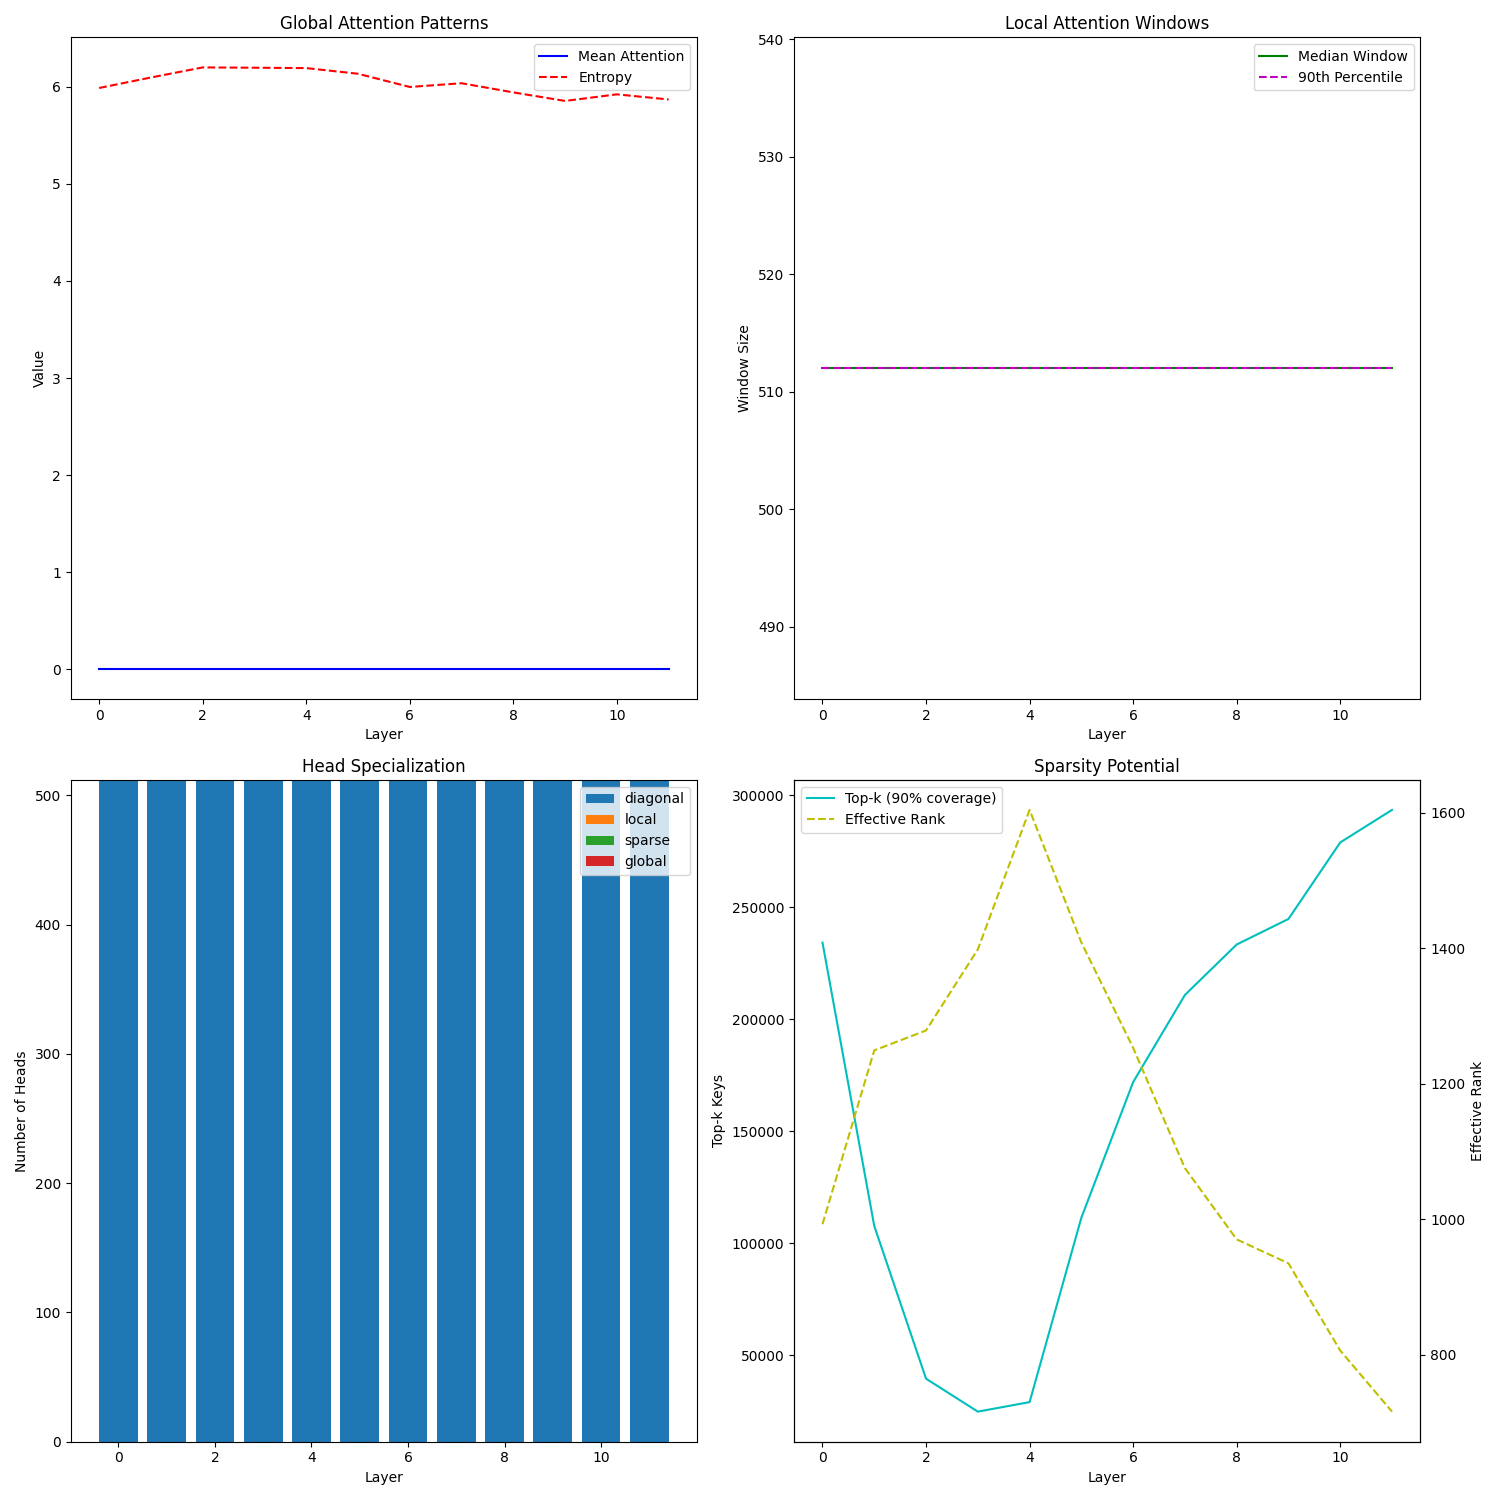

This chart was generated by the following Python code:
import torch
import torch.nn as nn
import torch.nn.functional as F
import matplotlib.pyplot as plt
import seaborn as sns
import numpy as np
from typing import Optional, Tuple
import math
import time
from stable_char_transformer import EnhancedCharTransformer, ByteTokenizer
import os

class AttentionPatternAnalyzer:
    """
    Analyzes attention patterns in transformer models to inform sparse attention design
    """
    def __init__(self, model):
        self.model = model
        self.attention_maps = []
        self.register_hooks()
        
    def register_hooks(self):
        """Register forward hooks to capture attention patterns"""
        def attention_hook(module, input, output):
            # Extract attention weights from output
            # Shape: [batch_size, num_heads, seq_len, seq_len]
            attn_weights = output[1] if isinstance(output, tuple) else output
            self.attention_maps.append(attn_weights.detach().cpu())
            
        # Register hooks for each attention layer
        for name, module in self.model.named_modules():
            if isinstance(module, nn.MultiheadAttention):
                module.register_forward_hook(attention_hook)
                
    def analyze_sequence(self, input_seq, tokenizer):
        """
        Analyze attention patterns for a given input sequence
        
        Args:
            input_seq: Input sequence to analyze
            tokenizer: Tokenizer for decoding positions
            
        Returns:
            Dictionary containing analysis results
        """
        self.attention_maps = []
        self.model.eval()
        
        with torch.no_grad():
            # Forward pass to collect attention maps
            _ = self.model(input_seq)
        
        results = {
            'global_patterns': self.analyze_global_patterns(),
            'local_patterns': self.analyze_local_patterns(),
            'head_specialization': self.analyze_head_specialization(),
            'sparsity_potential': self.calculate_sparsity_potential()
        }
        
        return results
    
    def analyze_global_patterns(self):
        """Analyze global attention patterns across all layers"""
        global_patterns = {}
        
        for layer_idx, attn_map in enumerate(self.attention_maps):
            # Average across batch and heads
            avg_attention = attn_map.mean(dim=(0, 1))
            
            # Calculate various metrics
            global_patterns[f'layer_{layer_idx}'] = {
                'mean_attention': avg_attention.mean().item(),
                'attention_entropy': self._calculate_entropy(avg_attention),
                'attention_sparsity': self._calculate_sparsity(avg_attention),
                'diagonal_bias': self._calculate_diagonal_bias(avg_attention)
            }
            
        return global_patterns
    
    def analyze_local_patterns(self):
        """Analyze local attention patterns and window sizes"""
        local_patterns = {}
        
        for layer_idx, attn_map in enumerate(self.attention_maps):
            avg_attention = attn_map.mean(dim=(0, 1))
            
            # Analyze effective window sizes
            window_sizes = self._find_effective_windows(avg_attention)
            local_patterns[f'layer_{layer_idx}'] = {
                'median_window': window_sizes['median'],
                'percentile_90_window': window_sizes['90th_percentile'],
                'local_concentration': self._calculate_local_concentration(avg_attention)
            }
            
        return local_patterns
    
    def analyze_head_specialization(self):
        """Analyze how different attention heads specialize"""
        head_specialization = {}
        
        for layer_idx, attn_map in enumerate(self.attention_maps):
            num_heads = attn_map.size(1)
            head_metrics = []
            
            for head_idx in range(num_heads):
                head_attention = attn_map[:, head_idx]
                head_metrics.append({
                    'sparsity': self._calculate_sparsity(head_attention.mean(0)),
                    'pattern_type': self._classify_attention_pattern(head_attention)
                })
            
            head_specialization[f'layer_{layer_idx}'] = head_metrics
            
        return head_specialization
    
    def calculate_sparsity_potential(self):
        """Calculate potential for sparsification based on attention patterns"""
        sparsity_metrics = {}
        
        for layer_idx, attn_map in enumerate(self.attention_maps):
            # Calculate attention weight distribution
            flattened_weights = attn_map.reshape(-1).numpy()
            
            # Calculate various sparsity metrics
            sparsity_metrics[f'layer_{layer_idx}'] = {
                'top_k_90': self._find_minimal_attention_keys(flattened_weights, 0.9),
                'effective_rank': self._calculate_effective_rank(attn_map),
                'compressibility': self._estimate_compressibility(attn_map)
            }
            
        return sparsity_metrics
    
    @staticmethod
    def _calculate_entropy(attention_weights):
        """Calculate entropy of attention distribution"""
        # Add small epsilon to avoid log(0)
        eps = 1e-10
        normalized_weights = attention_weights + eps
        normalized_weights = normalized_weights / normalized_weights.sum()
        return -(normalized_weights * torch.log(normalized_weights)).sum().item()
    
    @staticmethod
    def _calculate_sparsity(attention_weights):
        """Calculate sparsity of attention weights"""
        threshold = 0.01  # Consider weights below this threshold as effectively zero
        return (attention_weights < threshold).float().mean().item()
    
    @staticmethod
    def _calculate_diagonal_bias(attention_weights):
        """Calculate bias towards diagonal attention"""
        seq_len = attention_weights.size(0)
        diagonal_mask = torch.eye(seq_len)
        return (attention_weights * diagonal_mask).sum().item() / attention_weights.sum().item()
    
    @staticmethod
    def _find_effective_windows(attention_weights):
        """Find effective attention window sizes"""
        seq_len = attention_weights.size(0)
        cumsum_weights = []
        
        for i in range(seq_len):
            # Calculate cumulative attention around each position
            center = attention_weights[i]
            distances = torch.arange(seq_len).float()
            sorted_weights, _ = torch.sort(center, descending=True)
            cumsum = torch.cumsum(sorted_weights, 0)
            
            # Find window sizes for different thresholds
            # Handle case where cumsum doesn't reach threshold
            threshold_indices = torch.where(cumsum >= 0.9)[0]
            if len(threshold_indices) > 0:
                window_90 = threshold_indices[0].item() + 1
            else:
                # If threshold is never reached, use full sequence length
                window_90 = seq_len
            
            cumsum_weights.append(window_90)
            
        if not cumsum_weights:  # If no valid windows found
            return {
                'median': seq_len,
                '90th_percentile': seq_len
            }
            
        return {
            'median': float(np.median(cumsum_weights)),
            '90th_percentile': float(np.percentile(cumsum_weights, 90))
        }
    
    @staticmethod
    def _calculate_local_concentration(attention_weights):
        """Calculate how much attention is concentrated locally"""
        seq_len = attention_weights.size(0)
        local_window = min(50, seq_len // 4)  # Define local window size
        
        local_attention = 0
        for i in range(seq_len):
            start_idx = max(0, i - local_window)
            end_idx = min(seq_len, i + local_window + 1)
            # Handle 1D tensor correctly
            local_attention += attention_weights[start_idx:end_idx].sum().item()
            
        return local_attention / attention_weights.sum().item()
    
    @staticmethod
    def _classify_attention_pattern(attention_weights):
        """Classify attention pattern type"""
        # Average across batch dimension
        avg_attention = attention_weights.mean(0)
        
        # Calculate various pattern metrics
        diagonal_strength = AttentionPatternAnalyzer._calculate_diagonal_bias(avg_attention)
        local_strength = AttentionPatternAnalyzer._calculate_local_concentration(avg_attention)
        sparsity = AttentionPatternAnalyzer._calculate_sparsity(avg_attention)
        
        # Classify based on metrics
        if diagonal_strength > 0.5:
            return 'diagonal'
        elif local_strength > 0.7:
            return 'local'
        elif sparsity > 0.8:
            return 'sparse'
        else:
            return 'global'
    
    @staticmethod
    def _find_minimal_attention_keys(weights, coverage_threshold):
        """Find minimum number of attention keys needed for desired coverage"""
        sorted_weights = np.sort(weights)[::-1]
        cumsum = np.cumsum(sorted_weights)
        total_sum = cumsum[-1]
        
        # Find index where cumulative sum reaches threshold
        idx = np.searchsorted(cumsum, coverage_threshold * total_sum)
        return idx + 1
    
    @staticmethod
    def _calculate_effective_rank(attention_weights):
        """Calculate effective rank of attention matrix"""
        # Ensure matrix is 2D
        if attention_weights.dim() == 4:  # [batch, heads, seq, seq]
            matrix = attention_weights.mean(dim=(0, 1))  # Average over batch and heads
        elif attention_weights.dim() == 1:  # [seq]
            seq_len = attention_weights.size(0)
            matrix = attention_weights.view(seq_len, 1)  # Reshape to [seq, 1]
        else:
            matrix = attention_weights
            
        # Add small epsilon to ensure numerical stability
        matrix = matrix + 1e-8
        
        # Calculate SVD
        try:
            U, S, V = torch.svd(matrix)
            
            # Calculate normalized singular values
            normalized_singular_values = S / S.sum()
            
            # Calculate effective rank
            return torch.exp(-torch.sum(normalized_singular_values * torch.log(normalized_singular_values + 1e-10))).item()
        except RuntimeError:
            # Fallback if SVD fails
            return 1.0  # Return minimum rank as fallback
    
    @staticmethod
    def _estimate_compressibility(attention_weights):
        """Estimate compressibility of attention patterns"""
        # Ensure matrix is 2D
        if attention_weights.dim() == 4:  # [batch, heads, seq, seq]
            matrix = attention_weights.mean(dim=(0, 1))  # Average over batch and heads
        elif attention_weights.dim() == 1:  # [seq]
            seq_len = attention_weights.size(0)
            matrix = attention_weights.view(seq_len, 1)  # Reshape to [seq, 1]
        else:
            matrix = attention_weights
            
        # Add small epsilon to ensure numerical stability
        matrix = matrix + 1e-8
        
        try:
            # Use ratio of top-k singular values as proxy for compressibility
            U, S, V = torch.svd(matrix)
            
            top_k = min(10, len(S))
            return (S[:top_k].sum() / S.sum()).item()
        except RuntimeError:
            # Fallback if SVD fails
            return 0.0  # Return minimum compressibility as fallback

class CustomSparseAttention(nn.Module):
    """
    Optimized sparse attention mechanism with adaptive patterns and efficient computation
    """
    def __init__(self, embed_dim, num_heads, dropout=0.0, bias=True, 
                 local_window_size=50, num_global_tokens=10, sparsity_threshold=0.01):
        super(CustomSparseAttention, self).__init__()
        self.embed_dim = embed_dim
        self.num_heads = num_heads
        self.dropout = dropout
        self.head_dim = embed_dim // num_heads
        assert self.head_dim * num_heads == self.embed_dim, "embed_dim must be divisible by num_heads"
        
        # Initialize projections with careful scaling
        self.q_proj = nn.Linear(embed_dim, embed_dim, bias=bias)
        self.k_proj = nn.Linear(embed_dim, embed_dim, bias=bias)
        self.v_proj = nn.Linear(embed_dim, embed_dim, bias=bias)
        self.out_proj = nn.Linear(embed_dim, embed_dim, bias=bias)
        
        # Better initialization for stable training
        for proj in [self.q_proj, self.k_proj, self.v_proj, self.out_proj]:
            nn.init.xavier_uniform_(proj.weight, gain=1/math.sqrt(2))
            if bias:
                nn.init.zeros_(proj.bias)
        
        # Adaptive sparse attention parameters
        self.local_window_size = local_window_size
        self.num_global_tokens = num_global_tokens
        self.sparsity_threshold = sparsity_threshold
        
        # Learnable temperature with better initialization
        self.temperature = nn.Parameter(torch.ones(1) * math.sqrt(self.head_dim))
        
        # Cache for efficient computation
        self._mask_cache = {}
        
    def _create_sparse_mask(self, tgt_len: int, src_len: int, device: torch.device) -> torch.Tensor:
        """
        Create optimized sparse attention mask with efficient caching
        """
        cache_key = f"{tgt_len}_{src_len}"
        if cache_key in self._mask_cache:
            return self._mask_cache[cache_key].to(device)
            
        # Initialize mask efficiently
        mask = torch.zeros(tgt_len, src_len, dtype=torch.bool, device=device)
        
        # Compute adaptive window size based on sequence length
        adaptive_window = min(self.local_window_size, max(16, min(tgt_len, src_len) // 8))
        window_overlap = max(8, adaptive_window // 4)
        
        # Create local windows efficiently using broadcasting
        positions = torch.arange(tgt_len, device=device).unsqueeze(1)
        attend_to = torch.arange(src_len, device=device).unsqueeze(0)
        local_mask = (positions - attend_to).abs() <= adaptive_window // 2
        mask |= local_mask
        
        # Add strided windows efficiently
        if window_overlap > 0:
            stride_positions = torch.arange(0, tgt_len, adaptive_window - window_overlap, device=device)
            for pos in stride_positions:
                end_pos = min(pos + adaptive_window, tgt_len)
                if end_pos - pos > 1:
                    mask[pos:end_pos, max(0, pos-window_overlap):min(src_len, end_pos+window_overlap)] = True
        
        # Add global tokens using efficient tensor operations
        if self.num_global_tokens > 0 and src_len > self.num_global_tokens + 2:
            num_tokens = min(self.num_global_tokens, src_len // 4)
            if num_tokens > 0:
                # Use strided attention for global tokens
                stride = max(1, src_len // (num_tokens + 1))
                global_idx = torch.arange(stride, src_len-stride, stride, device=device)
                global_idx = global_idx[:num_tokens]
                if len(global_idx) > 0:
                    mask[:, global_idx] = True
        
        # Add diagonal attention efficiently
        diag_mask = torch.eye(tgt_len, src_len, dtype=torch.bool, device=device)
        mask |= diag_mask
        
        # Add neighbor attention efficiently
        if tgt_len > 1 and src_len > 1:
            neighbor_mask = torch.zeros_like(mask)
            neighbor_mask[:-1, 1:] = torch.eye(tgt_len-1, src_len-1, dtype=torch.bool, device=device)
            neighbor_mask[1:, :-1] = torch.eye(tgt_len-1, src_len-1, dtype=torch.bool, device=device)
            mask |= neighbor_mask
        
        # Cache the mask on CPU to save GPU memory
        self._mask_cache[cache_key] = mask.cpu()
        
        return mask
        
    def forward(self, query, key, value, key_padding_mask=None, need_weights=True, attn_mask=None):
        batch_size, tgt_len, embed_dim = query.size()
        src_len = key.size(1)
        
        scaling = float(self.head_dim) ** -0.5
        
        # Fused QKV projection for efficiency
        q = self.q_proj(query)
        k = self.k_proj(key)
        v = self.v_proj(value)
        
        # Efficient reshape and transpose
        q = q.view(batch_size, tgt_len, self.num_heads, self.head_dim).transpose(1, 2) * scaling
        k = k.view(batch_size, src_len, self.num_heads, self.head_dim).transpose(1, 2)
        v = v.view(batch_size, src_len, self.num_heads, self.head_dim).transpose(1, 2)
        
        # Compute attention scores with adaptive temperature
        attn_weights = torch.matmul(q, k.transpose(-2, -1))
        attn_weights = attn_weights * torch.sigmoid(self.temperature)
        
        # Apply sparse attention pattern
        sparse_mask = self._create_sparse_mask(tgt_len, src_len, query.device)
        attn_weights = attn_weights.masked_fill(~sparse_mask.unsqueeze(0).unsqueeze(0), float('-inf'))
        
        # Handle attention masks
        if attn_mask is not None:
            if attn_mask.dtype == torch.bool:
                attn_weights = attn_weights.masked_fill(~attn_mask.unsqueeze(0).unsqueeze(0), float('-inf'))
            else:
                attn_weights = attn_weights + attn_mask.unsqueeze(0).unsqueeze(0)
                
        if key_padding_mask is not None:
            attn_weights = attn_weights.masked_fill(key_padding_mask.unsqueeze(1).unsqueeze(2), float('-inf'))
        
        # Efficient softmax with improved numerical stability
        attn_weights = attn_weights - attn_weights.max(dim=-1, keepdim=True)[0].detach()
        attn_weights = F.softmax(attn_weights, dim=-1)
        
        # Adaptive dropout based on sparsity
        if self.training and self.dropout > 0:
            sparsity = (~sparse_mask).float().mean().item()
            effective_dropout = self.dropout * (1.0 - sparsity)
            attn_weights = F.dropout(attn_weights, p=effective_dropout, training=True)
        
        # Compute output efficiently
        output = torch.matmul(attn_weights, v)
        output = output.transpose(1, 2).reshape(batch_size, tgt_len, embed_dim)
        output = self.out_proj(output)
        
        if need_weights:
            return output, attn_weights
        else:
            return output, None

def visualize_attention_patterns(analyzer_results, save_path='attention_analysis.png'):
    """
    Visualize attention pattern analysis results
    """
    num_layers = len(analyzer_results['global_patterns'])
    fig, axes = plt.subplots(2, 2, figsize=(15, 15))
    
    # Plot 1: Global attention patterns across layers
    ax = axes[0, 0]
    layers = list(range(num_layers))
    mean_attention = [analyzer_results['global_patterns'][f'layer_{i}']['mean_attention'] for i in layers]
    entropy = [analyzer_results['global_patterns'][f'layer_{i}']['attention_entropy'] for i in layers]
    
    ax.plot(layers, mean_attention, 'b-', label='Mean Attention')
    ax.plot(layers, entropy, 'r--', label='Entropy')
    ax.set_title('Global Attention Patterns')
    ax.set_xlabel('Layer')
    ax.set_ylabel('Value')
    ax.legend()
    
    # Plot 2: Local attention windows
    ax = axes[0, 1]
    median_windows = [analyzer_results['local_patterns'][f'layer_{i}']['median_window'] for i in layers]
    percentile_90 = [analyzer_results['local_patterns'][f'layer_{i}']['percentile_90_window'] for i in layers]
    
    ax.plot(layers, median_windows, 'g-', label='Median Window')
    ax.plot(layers, percentile_90, 'm--', label='90th Percentile')
    ax.set_title('Local Attention Windows')
    ax.set_xlabel('Layer')
    ax.set_ylabel('Window Size')
    ax.legend()
    
    # Plot 3: Head specialization
    ax = axes[1, 0]
    pattern_types = ['diagonal', 'local', 'sparse', 'global']
    pattern_counts = {pattern: [] for pattern in pattern_types}
    
    for layer in range(num_layers):
        layer_patterns = analyzer_results['head_specialization'][f'layer_{layer}']
        counts = {pattern: sum(1 for head in layer_patterns if head['pattern_type'] == pattern)
                 for pattern in pattern_types}
        for pattern in pattern_types:
            pattern_counts[pattern].append(counts[pattern])
    
    bottom = np.zeros(num_layers)
    for pattern in pattern_types:
        ax.bar(layers, pattern_counts[pattern], bottom=bottom, label=pattern)
        bottom += pattern_counts[pattern]
    
    ax.set_title('Head Specialization')
    ax.set_xlabel('Layer')
    ax.set_ylabel('Number of Heads')
    ax.legend()
    
    # Plot 4: Sparsity potential
    ax = axes[1, 1]
    top_k_90 = [analyzer_results['sparsity_potential'][f'layer_{i}']['top_k_90'] for i in layers]
    effective_rank = [analyzer_results['sparsity_potential'][f'layer_{i}']['effective_rank'] for i in layers]
    
    ax1 = ax
    ax2 = ax1.twinx()
    
    l1 = ax1.plot(layers, top_k_90, 'c-', label='Top-k (90% coverage)')
    l2 = ax2.plot(layers, effective_rank, 'y--', label='Effective Rank')
    
    ax1.set_xlabel('Layer')
    ax1.set_ylabel('Top-k Keys')
    ax2.set_ylabel('Effective Rank')
    
    # Combine legends
    lines = l1 + l2
    labels = [l.get_label() for l in lines]
    ax.legend(lines, labels)
    ax.set_title('Sparsity Potential')
    
    plt.tight_layout()
    plt.savefig(save_path)
    plt.close()

def compare_attention_mechanisms(model, sparse_model, test_data, tokenizer):
    """
    Compare performance between full and sparse attention
    
    Args:
        model: Original model with full attention
        sparse_model: Model with sparse attention
        test_data: Test dataset
        tokenizer: Tokenizer for processing text
        
    Returns:
        Dictionary containing comparison metrics
    """
    results = {
        'perplexity': {'full': [], 'sparse': []},
        'speed': {'full': [], 'sparse': []},
        'memory': {'full': [], 'sparse': []}
    }
    
    models = {'full': model, 'sparse': sparse_model}
    device = next(model.parameters()).device  # Get device from model
    
    for name, m in models.items():
        m.eval()
        total_tokens = 0
        total_loss = 0
        
        with torch.no_grad():
            start_time = time.time()
            peak_memory = 0
            
            for batch in test_data:
                inputs, targets = batch
                # Move tensors to the same device as model
                inputs = inputs.to(device)
                targets = targets.to(device)
                
                # Record memory usage
                if torch.cuda.is_available():
                    torch.cuda.reset_peak_memory_stats()
                
                # Forward pass
                outputs = m(inputs)
                loss = F.cross_entropy(outputs.view(-1, outputs.size(-1)), targets.view(-1))
                
                # Update metrics
                total_tokens += targets.numel()
                total_loss += loss.item() * targets.numel()
                
                # Record peak memory
                if torch.cuda.is_available():
                    peak_memory = max(peak_memory, torch.cuda.max_memory_allocated())
            
            # Calculate metrics
            perplexity = math.exp(total_loss / total_tokens)
            speed = total_tokens / (time.time() - start_time)
            memory = peak_memory / 1024 / 1024 if torch.cuda.is_available() else 0
            
            # Store results
            results['perplexity'][name].append(perplexity)
            results['speed'][name].append(speed)
            results['memory'][name].append(memory)
    
    return results

def plot_comparison_results(results, save_path='attention_comparison.png'):
    """
    Plot comparison results between full and sparse attention
    """
    fig, axes = plt.subplots(1, 3, figsize=(15, 5))
    
    # Plot perplexity comparison
    ax = axes[0]
    perplexities = [results['perplexity']['full'][0], results['perplexity']['sparse'][0]]
    ax.bar(['Full Attention', 'Sparse Attention'], perplexities)
    ax.set_title('Perplexity Comparison')
    ax.set_ylabel('Perplexity')
    
    # Plot speed comparison
    ax = axes[1]
    speeds = [results['speed']['full'][0], results['speed']['sparse'][0]]
    ax.bar(['Full Attention', 'Sparse Attention'], speeds)
    ax.set_title('Speed Comparison')
    ax.set_ylabel('Tokens/second')
    
    # Plot memory comparison
    ax = axes[2]
    memory = [results['memory']['full'][0], results['memory']['sparse'][0]]
    ax.bar(['Full Attention', 'Sparse Attention'], memory)
    ax.set_title('Memory Usage')
    ax.set_ylabel('Memory (MB)')
    
    plt.tight_layout()
    plt.savefig(save_path)
    plt.close()

def load_model(model_path, device='cuda'):
    """Load the trained model"""
    config = {
        'vocab_size': 256,
        'd_model': 512,
        'nhead': 8,
        'num_layers': 12,
        'dim_feedforward': 2048,
        'dropout': 0.1,
        'attention_dropout': 0.1,
        'activation_dropout': 0.1,
        'token_dropout': 0.05,
        'use_checkpoint': True,
        'stochastic_depth_prob': 0.1
    }
    
    model = EnhancedCharTransformer(**config)
    if os.path.exists(model_path):
        state_dict = torch.load(model_path, map_location=device)
        if isinstance(state_dict, dict) and 'model_state_dict' in state_dict:
            model.load_state_dict(state_dict['model_state_dict'])
        else:
            model.load_state_dict(state_dict)
    model = model.to(device)
    model.eval()
    return model

def get_attention_patterns(model, text, tokenizer, device='cuda'):
    """Extract attention patterns from the model for a given text"""
    model.eval()
    
    # Tokenize input
    input_ids = tokenizer.encode(text)
    input_tensor = torch.tensor(input_ids, dtype=torch.long).unsqueeze(0).to(device)
    
    attention_patterns = []
    
    def attention_hook(module, input, output):
        # Extract attention weights from the output
        attn_weights = output[1]  # Shape: [batch_size, num_heads, seq_len, seq_len]
        attention_patterns.append(attn_weights.detach().cpu())
    
    # Register hooks for all attention layers
    hooks = []
    for layer in model.transformer_blocks:
        hook = layer.self_attn.register_forward_hook(attention_hook)
        hooks.append(hook)
    
    # Forward pass
    with torch.no_grad():
        model(input_tensor)
    
    # Remove hooks
    for hook in hooks:
        hook.remove()
    
    return attention_patterns

def visualize_attention_pattern(attention_pattern, layer_idx, head_idx, text, save_path=None):
    """Visualize attention pattern for a specific layer and head"""
    # Get attention weights for the specified layer and head
    attn = attention_pattern[layer_idx][0, head_idx].numpy()
    
    # Reshape if necessary - handle non-square attention matrices
    if len(attn.shape) == 1:
        # For a flattened attention matrix of size N, we want to find dimensions that multiply to N
        N = len(attn)
        # Try to find factors close to sqrt(N)
        target = int(np.sqrt(N))
        for i in range(target, 0, -1):
            if N % i == 0:
                rows, cols = i, N // i
                break
        attn = attn.reshape(rows, cols)
    
    plt.figure(figsize=(12, 8))
    plt.imshow(attn, cmap='viridis', aspect='auto')
    plt.colorbar(label='Attention Weight')
    
    # Add labels
    plt.title(f'Layer {layer_idx}, Head {head_idx} Attention Pattern')
    plt.xlabel('Key Position')
    plt.ylabel('Query Position')
    
    # Add ticks at regular intervals
    rows, cols = attn.shape
    x_tick_interval = max(1, cols // 10)  # Show at most 10 ticks
    y_tick_interval = max(1, rows // 10)
    plt.xticks(np.arange(0, cols, x_tick_interval))
    plt.yticks(np.arange(0, rows, y_tick_interval))
    
    if save_path:
        plt.savefig(save_path, dpi=300, bbox_inches='tight')
        plt.close()
    else:
        plt.show()

def analyze_attention_sparsity(attention_patterns):
    """Analyze sparsity patterns in attention weights"""
    sparsity_stats = []
    
    for layer_idx, layer_attn in enumerate(attention_patterns):
        layer_stats = []
        
        # Analyze each attention head
        for head_idx in range(layer_attn.size(1)):
            attn_weights = layer_attn[0, head_idx]
            
            # Calculate various statistics
            avg_attention = attn_weights.mean().item()
            max_attention = attn_weights.max().item()
            entropy = -(attn_weights * torch.log(attn_weights + 1e-9)).sum().item()
            
            # Calculate effective sparsity (% of attention weight in top-k values)
            values, _ = torch.sort(attn_weights.flatten(), descending=True)
            cumsum = torch.cumsum(values, dim=0)
            sparsity_90 = torch.searchsorted(cumsum, 0.9).item() / len(values)
            
            layer_stats.append({
                'head': head_idx,
                'avg_attention': avg_attention,
                'max_attention': max_attention,
                'entropy': entropy,
                'sparsity_90': sparsity_90
            })
        
        sparsity_stats.append(layer_stats)
    
    return sparsity_stats

def plot_sparsity_analysis(sparsity_stats, save_path=None):
    """Plot sparsity analysis results"""
    num_layers = len(sparsity_stats)
    num_heads = len(sparsity_stats[0])
    
    # Create figure with more space for legends
    plt.figure(figsize=(20, 16))
    fig, axes = plt.subplots(2, 2, figsize=(20, 16))
    fig.suptitle('Attention Pattern Analysis', fontsize=16, y=1.05)
    
    # Prepare data
    layers = np.arange(num_layers)
    metrics = {
        'Average Attention': np.array([[s['avg_attention'] for s in layer] for layer in sparsity_stats]),
        'Entropy': np.array([[s['entropy'] for s in layer] for layer in sparsity_stats]),
        'Max Attention': np.array([[s['max_attention'] for s in layer] for layer in sparsity_stats]),
        'Sparsity (90% mass)': np.array([[s['sparsity_90'] for s in layer] for layer in sparsity_stats])
    }
    
    # Plot each metric
    for (title, data), ax in zip(metrics.items(), axes.flat):
        for head in range(num_heads):
            ax.plot(layers, data[:, head], label=f'Head {head}', marker='o', markersize=4)
        ax.set_title(title, pad=20)
        ax.set_xlabel('Layer')
        ax.set_ylabel('Value')
        ax.grid(True, alpha=0.3)
        ax.legend(bbox_to_anchor=(1.05, 1), loc='upper left', borderaxespad=0.)
    
    # Adjust layout to prevent overlapping
    plt.subplots_adjust(right=0.85, top=0.9, bottom=0.1, left=0.1, wspace=0.3, hspace=0.3)
    
    if save_path:
        plt.savefig(save_path, dpi=300, bbox_inches='tight')
        plt.close()
    else:
        plt.show()

def main():
    # Setup
    device = torch.device("cuda" if torch.cuda.is_available() else "cpu")
    model_path = 'bachelor_thesis/models/dense_char_transformer.pt'
    
    # Create output directory
    os.makedirs('attention_analysis', exist_ok=True)
    output_file = 'attention_analysis/attention_patterns_analysis.txt'
    
    # Open file for writing results
    with open(output_file, 'w') as f:
        # Load model and tokenizer
        f.write("Loading model from: " + model_path + "\n\n")
        model = load_model(model_path, device)
        tokenizer = ByteTokenizer()
        
        # Sample text for analysis
        text = """The quick brown fox jumps over the lazy dog. This pangram contains every letter of the English alphabet at least once. Pangrams are often used to display font samples and test keyboards."""
        f.write("Analyzing text:\n" + text + "\n\n")
        
        # Get attention patterns
        f.write("Extracting attention patterns...\n")
        attention_patterns = get_attention_patterns(model, text, tokenizer, device)
        
        # Analyze patterns
        f.write("Analyzing attention patterns...\n\n")
        sparsity_stats = analyze_attention_sparsity(attention_patterns)
        
        # Write summary statistics
        f.write("=== Summary of Attention Pattern Analysis ===\n\n")
        
        for layer_idx, layer_stats in enumerate(sparsity_stats):
            f.write(f"\nLayer {layer_idx}:\n")
            f.write("-" * 40 + "\n")
            
            # Calculate layer-level statistics
            avg_attention = np.mean([h['avg_attention'] for h in layer_stats])
            avg_entropy = np.mean([h['entropy'] for h in layer_stats])
            avg_sparsity = np.mean([h['sparsity_90'] for h in layer_stats])
            
            f.write(f"Layer Average Statistics:\n")
            f.write(f"  Average Attention: {avg_attention:.4f}\n")
            f.write(f"  Average Entropy: {avg_entropy:.4f}\n")
            f.write(f"  Average Sparsity (90% mass): {avg_sparsity:.4f}\n\n")
            
            f.write("Head-level Statistics:\n")
            for head_stats in layer_stats:
                f.write(f"  Head {head_stats['head']}:\n")
                f.write(f"    Average attention: {head_stats['avg_attention']:.4f}\n")
                f.write(f"    Entropy: {head_stats['entropy']:.4f}\n")
                f.write(f"    Sparsity (90% mass): {head_stats['sparsity_90']:.4f}\n")
                f.write("\n")
        
        # Calculate and write global statistics
        f.write("\n=== Global Statistics ===\n")
        f.write("-" * 40 + "\n")
        all_heads = [head for layer in sparsity_stats for head in layer]
        
        global_stats = {
            'Mean Attention': np.mean([h['avg_attention'] for h in all_heads]),
            'Mean Entropy': np.mean([h['entropy'] for h in all_heads]),
            'Mean Sparsity': np.mean([h['sparsity_90'] for h in all_heads]),
            'Max Entropy': max(h['entropy'] for h in all_heads),
            'Min Entropy': min(h['entropy'] for h in all_heads),
            'Max Sparsity': max(h['sparsity_90'] for h in all_heads),
            'Min Sparsity': min(h['sparsity_90'] for h in all_heads)
        }
        
        for stat_name, value in global_stats.items():
            f.write(f"{stat_name}: {value:.4f}\n")
        
        f.write("\nAnalysis complete! Results have been saved to: " + output_file)

if __name__ == "__main__":
    main() 
